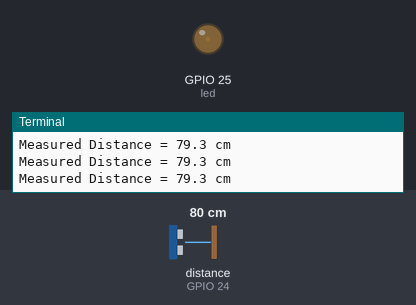
Recording of a program running on a simulated Raspberry Pi (BCM pin numbers). Parts: output pins drawn as LEDs (lit = HIGH), the last lines printed to the terminal. The inputs (shaded band) are chosen by the test bench; at power-on: distance to the obstacle (sensor on GPIO 24) 80 cm. The echo pulse lasts 58.3 µs per cm; the clock reads 2024-03-15 10:24:30 at power-on unless the program sets it; pins used as bus, display or sensor lines are not drawn.

Above: at 1.2 s.
1.3 s: distance to the obstacle (sensor on GPIO 24) set to 23 cm
4.3 s: distance to the obstacle (sensor on GPIO 24) set to 18 cm
5.8 s: distance to the obstacle (sensor on GPIO 24) set to 12 cm
7.3 s: distance to the obstacle (sensor on GPIO 24) set to 9 cm
At 7.51 s:
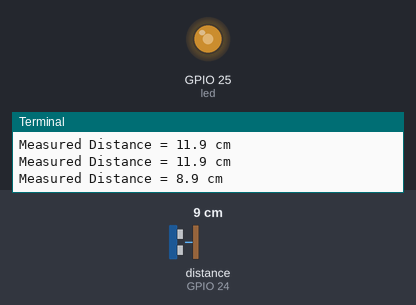
At 8.01 s:
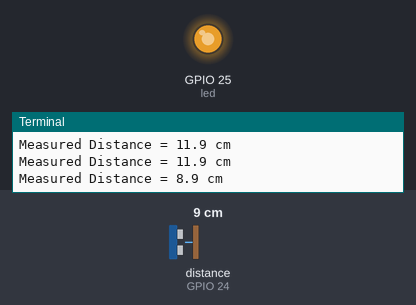
10.3 s: distance to the obstacle (sensor on GPIO 24) set to 35 cm
13.3 s: distance to the obstacle (sensor on GPIO 24) set to 2 cm
Timing chart, 0 to 17.3 s (numbered marks = the images above; inputs shaded):
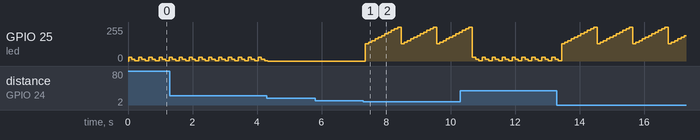

Measured:
- the behaviour switches between 11 and 10 cm on distance to the obstacle (sensor on GPIO 24) (found by bisection; images 0 and 1)
- after the input at 7.3 s, GPIO 25 (led): 0/255 → 128/255 after 0.06 s, then repeats every 1.1 s: 140/255 0.10 s, 153/255 0.10 s, 166/255 0.10 s, 179/255 0.10 s, 191/255 0.10 s, 204/255 0.10 s, 217/255 0.10 s, 230/255 0.10 s, 242/255 0.10 s, 255/255 0.10 s, 128/255 0.10 s
- by itself, GPIO 25 (led): repeats every 0.31 s: 3/255 0.11 s, 28/255 0.10 s, 15/255 0.10 s

The program:

led.py
```python
import RPi.GPIO as GPIO
import time
from time import sleep

#GPIO Mode (BOARD / BCM)
GPIO.setmode(GPIO.BCM)

GPIO.setwarnings(False)

#set GPIO Pins
GPIO_TRIGGER = 23
GPIO_ECHO = 24
led = 25

#set GPIO direction (IN / OUT)
GPIO.setup(GPIO_TRIGGER, GPIO.OUT)
GPIO.setup(GPIO_ECHO, GPIO.IN)
GPIO.setup(led, GPIO.OUT)


def distance():
    # set Trigger to HIGH
    GPIO.output(GPIO_TRIGGER, True)

    # set Trigger after 0.01ms to LOW
    time.sleep(0.00001)
    GPIO.output(GPIO_TRIGGER, False)

    StartTime = time.time()
    StopTime = time.time()

    # save StartTime
    while GPIO.input(GPIO_ECHO) == 0:
        StartTime = time.time()

    # save time of arrival
    while GPIO.input(GPIO_ECHO) == 1:
        StopTime = time.time()

    # time difference between start and arrival
    TimeElapsed = StopTime - StartTime
    # multiply with the sonic speed (34300 cm/s)
    # and divide by 2, because there and back
    distance = (TimeElapsed *34000) / 2

    return distance

p = GPIO.PWM(led,50)
p.start(0);
if __name__ == '__main__':
    try:
        while True:
            dist = distance()
            print ("Measured Distance = %.1f cm" % dist)
            if distance() <= 10:
               for dc in range(50,101,5):
                   p.ChangeDutyCycle(dc)
                   sleep(0.1)
            elif 20 <= distance() > 10:
               for dc in range(11,-1,-5):
                   p.ChangeDutyCycle(dc)
                   sleep(0.1)
            else:
               for dc in range(0,-1,-5):
                   p.ChangeDutyCycle(dc)
                   sleep(0.1)

        # Reset by pressing CTRL + C
    except KeyboardInterrupt:
        print("Measurement stopped by User")
        p.stop()
        GPIO.cleanup()
```
